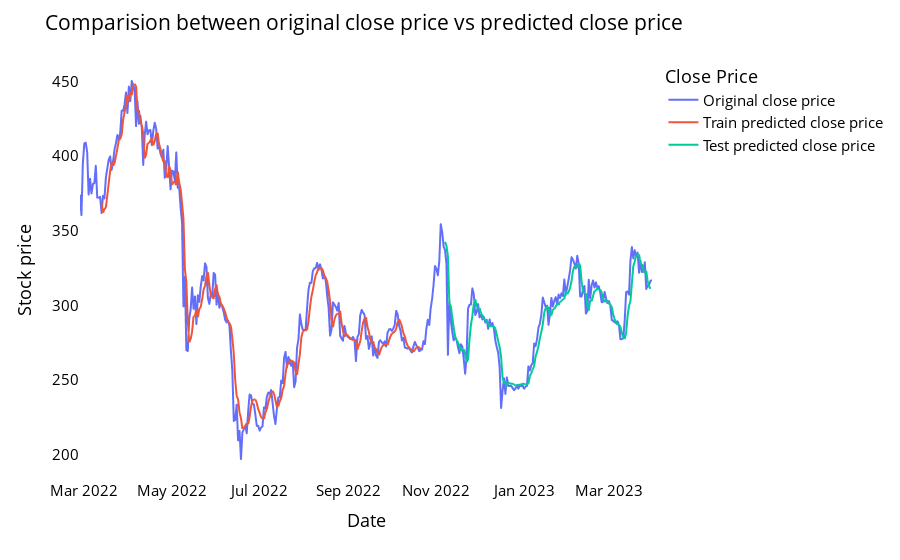

This figure's notebook cell:
### Code cell
# shift train predictions for plotting

look_back=time_step
trainPredictPlot = np.empty_like(closedf)
trainPredictPlot[:, :] = np.nan
trainPredictPlot[look_back:len(train_predict)+look_back, :] = train_predict
print("Train predicted data: ", trainPredictPlot.shape)

# shift test predictions for plotting
testPredictPlot = np.empty_like(closedf)
testPredictPlot[:, :] = np.nan
testPredictPlot[len(train_predict)+(look_back*2)+1:len(closedf)-1, :] = test_predict
print("Test predicted data: ", testPredictPlot.shape)

names = cycle(['Original close price','Train predicted close price','Test predicted close price'])


plotdf = pd.DataFrame({'date': close_stock['Date'],
                       'original_close': close_stock['Close'],
                      'train_predicted_close': trainPredictPlot.reshape(1,-1)[0].tolist(),
                      'test_predicted_close': testPredictPlot.reshape(1,-1)[0].tolist()})

fig = px.line(plotdf,x=plotdf['date'], y=[plotdf['original_close'],plotdf['train_predicted_close'],
                                          plotdf['test_predicted_close']],
              labels={'value':'Stock price','date': 'Date'})
fig.update_layout(title_text='Comparision between original close price vs predicted close price',
                  plot_bgcolor='white', font_size=15, font_color='black', legend_title_text='Close Price')
fig.for_each_trace(lambda t:  t.update(name = next(names)))

fig.update_xaxes(showgrid=False)
fig.update_yaxes(showgrid=False)
fig.show()

### Figure 1 — Plotly figure (JSON) as saved in the notebook; plotly's stock layout.template omitted (floating-point values rounded to 4 significant figures; data arrays with more than 128 entries replaced by an {"elided": "..."} marker saying what was removed)
{"data": [{"hovertemplate": "variable=original_close<br>Date=%{x}<br>Stock price=%{y}<extra></extra>", "legendgroup": "original_close", "line": {"color": "#636efa", "dash": "solid"}, "marker": {"symbol": "circle"}, "mode": "lines", "name": "Original close price", "showlegend": true, "type": "scattergl", "x": {"elided": "399 str values"}, "xaxis": "x", "y": {"elided": "399 float values"}, "yaxis": "y"}, {"hovertemplate": "variable=train_predicted_close<br>Date=%{x}<br>Stock price=%{y}<extra></extra>", "legendgroup": "train_predicted_close", "line": {"color": "#EF553B", "dash": "solid"}, "marker": {"symbol": "circle"}, "mode": "lines", "name": "Train predicted close price", "showlegend": true, "type": "scattergl", "x": {"elided": "399 str values"}, "xaxis": "x", "y": {"elided": "399 float values"}, "yaxis": "y"}, {"hovertemplate": "variable=test_predicted_close<br>Date=%{x}<br>Stock price=%{y}<extra></extra>", "legendgroup": "test_predicted_close", "line": {"color": "#00cc96", "dash": "solid"}, "marker": {"symbol": "circle"}, "mode": "lines", "name": "Test predicted close price", "showlegend": true, "type": "scattergl", "x": {"elided": "399 str values"}, "xaxis": "x", "y": {"elided": "399 float values"}, "yaxis": "y"}], "layout": {"font": {"color": "black", "size": 15}, "legend": {"title": {"text": "Close Price"}, "tracegroupgap": 0}, "margin": {"t": 60}, "plot_bgcolor": "white", "title": {"text": "Comparision between original close price vs predicted close price"}, "xaxis": {"anchor": "y", "domain": [0, 1], "showgrid": false, "title": {"text": "Date"}}, "yaxis": {"anchor": "x", "domain": [0, 1], "showgrid": false, "title": {"text": "Stock price"}}}}
